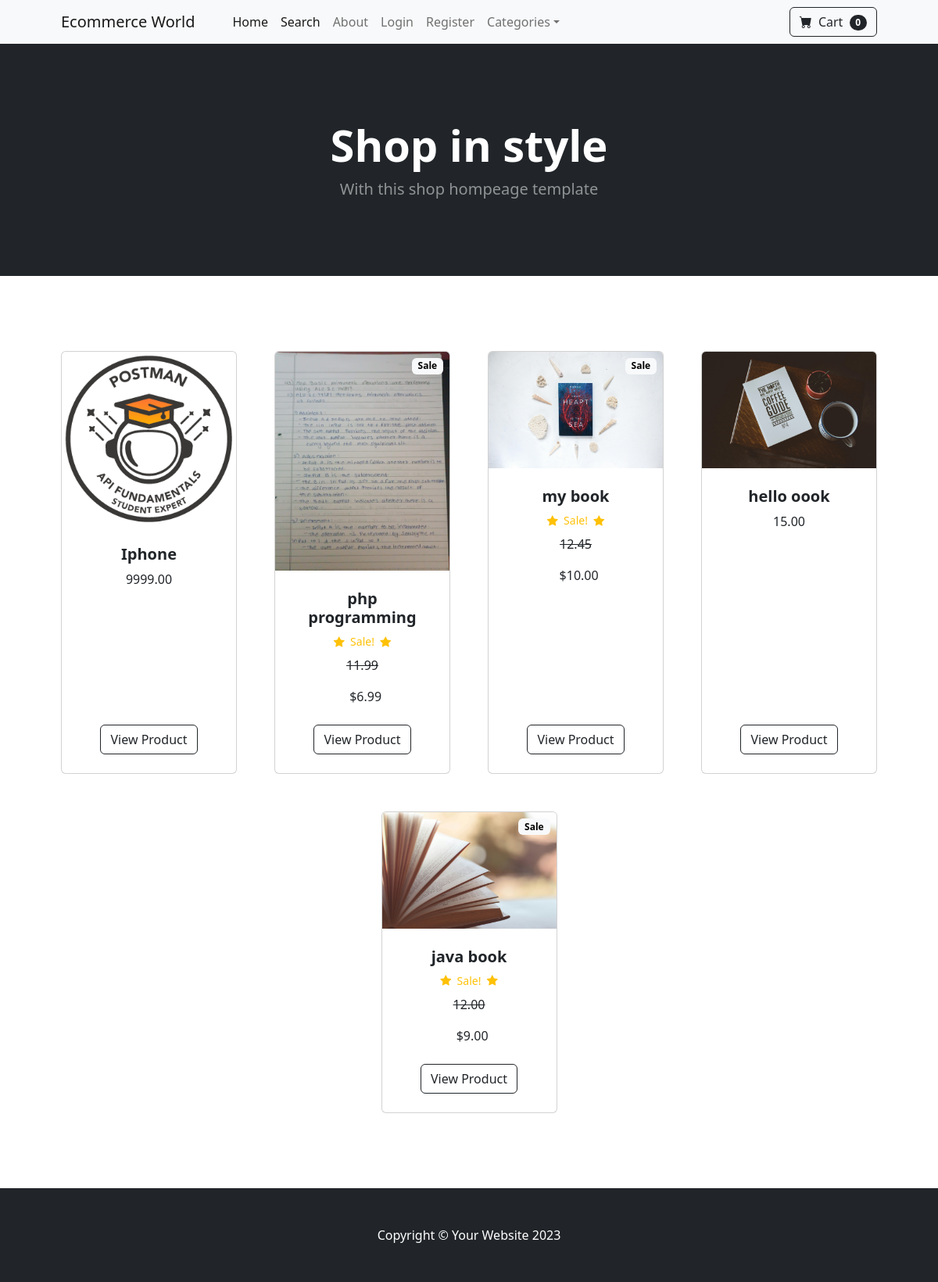
The page / on the database its author committed.
### store/models.py (models this page shows, shortened)
class Product(models.Model):
    name = models.CharField(max_length=100)
    price = models.DecimalField(default=0, decimal_places=2, max_digits=6)
    category = models.ForeignKey(Category, on_delete=models.CASCADE, default=1)
    decsription = models.CharField(max_length=250, default="", null=True, blank=True)
    image = models.ImageField(upload_to='uploads/products/')
    is_sale = models.BooleanField(default=False)
    sale_price = models.DecimalField(default=0, decimal_places=2, max_digits=6)

### store/views.py (the view)
# urls.py: 2. Add a URL to urlpatterns:  path('', views.home, name='home')
def home(request):
    products = Product.objects.all()
    return render(request, 'home.html', {'products': products})

### cart/cart.py (called while the page is built)
    def __len__(self):
        return len(self.cart)

### cart/context_processors.py (called while the page is built)
def cart(request):
    return {'cart': Cart(request)}

### store/templates/home.html
{% extends "base.html" %}
{% block content %}
        <header class="bg-dark py-5">
            <div class="container px-4 px-lg-5 my-5">
                <div class="text-center text-white">
                    <h1 class="display-4 fw-bolder">Shop in style</h1>
                    <p class="lead fw-normal text-white-50 mb-0">With this shop hompeage template</p>
                </div>
            </div>
        </header>
        <section class="py-5">
            <div class="container px-4 px-lg-5 mt-5">
                <div class="row gx-4 gx-lg-5 row-cols-2 row-cols-md-3 row-cols-xl-4 justify-content-center">
                    {% for product in products %}
                        {% if product.is_sale %}
                            <div class="col mb-5">
                                <div class="card h-100">
                                    <div class="badge bg-light text-black position-absolute" style="top: 0.5rem; right: 0.5rem">Sale</div>
                                    <img class="card-img-top" src="{{product.image.url}}" alt="..." />
                                    <div class="card-body p-4">
                                        <div class="text-center">
                                            <h5 class="fw-bolder">{{product.name}}</h5>
                                             <div class="d-flex justify-content-center small text-warning mb-2">
                                                <div class="bi-star-fill"></div>
                                                &nbsp;&nbsp;Sale!&nbsp;&nbsp;
                                                <div class="bi-star-fill"></div>
                                             </div>
                                             <strike>{{product.price}}</p></strike>
                                             &nbsp;
                                            ${{product.sale_price}}
                                        </div>
                                    </div>
                                    <div class="card-footer p-4 pt-0 border-top-0 bg-transparent">
                                        <div class="text-center"><a class="btn btn-outline-dark mt-auto" href="{% url "product" product.id %}">View Product</a></div>
                                    </div>
                                </div>
                            </div>
                        {% else %}
                            <div class="col mb-5">
                                <div class="card h-100">
                                    <img class="card-img-top" src="{{product.image.url}}" alt="..." />
                                    <div class="card-body p-4">
                                        <div class="text-center">
                                            <h5 class="fw-bolder">{{product.name}}</h5>
                                             {{product.price}}
                                        </div>
                                    </div>
                                    <div class="card-footer p-4 pt-0 border-top-0 bg-transparent">
                                        <div class="text-center"><a class="btn btn-outline-dark mt-auto" href="{% url "product" product.id %}">View Product</a></div>
                                    </div>
                                </div>
                            </div>
                        {% endif %}
                    {% endfor %}
                </div>
            </div>
        </section>
        {% endblock %}

### rows shown on the page
Product: image (picture), name "Iphone", price "9999.00"
Product: image (picture), name "php programming", price "11.99", sale_price "6.99"
Product: image (picture), name "my book", price "12.45", sale_price "10.00"
Product: image (picture), name "hello oook", price "15.00"
Product: image (picture), name "java book", price "12.00", sale_price "9.00"

### other values the page prints
{{ cart|length }} "0"
